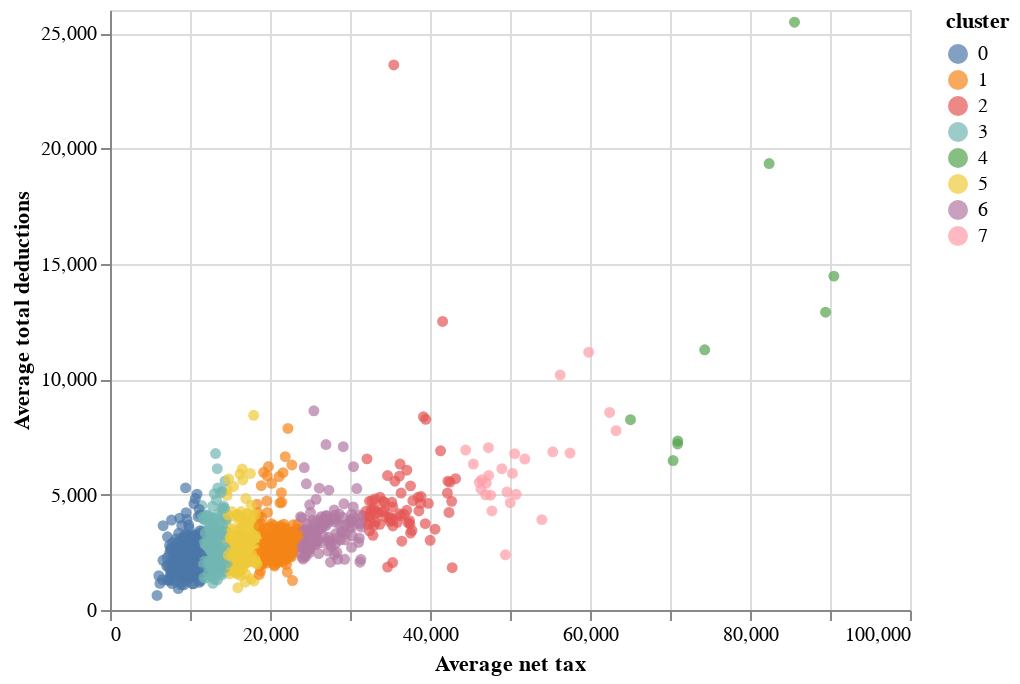

Here is the notebook cell this chart was saved with:
### Code cell
#Now we will specify the type of graph we want, a scatter plot, with the .mark_circle() method and will save it into a new variable called scatter_plot:

scatter_plot = chart.mark_circle()
#Finally, we need to configure our scatter plot by specifying the names of the columns that will be our x- and y-axes on the graph. We also tell the scatter 
#plot to color each point according to its cluster value with the color option:

scatter_plot.encode(x='Average net tax', y='Average total deductions', color='cluster:N')
#Note: You may have noticed that we added :N at the end of the cluster column name. This extra parameter is used in altair to specify the type of value for
# this column. :N means the information contained in this column is categorical. altair automatically defines the color scheme to be used depending on the 
#type of a column.

### Figure 1 — Vega-Lite specification as saved in the notebook (floating-point values rounded to 4 significant figures; data arrays with more than 128 entries replaced by an {"elided": "..."} marker saying what was removed)
{"config": {"view": {"continuousWidth": 400, "continuousHeight": 300}}, "data": {"name": "data-21681db8ed4a72e5870c42f605830dca"}, "mark": "circle", "encoding": {"color": {"type": "nominal", "field": "cluster"}, "x": {"type": "quantitative", "field": "Average net tax"}, "y": {"type": "quantitative", "field": "Average total deductions"}}, "$schema": "https://vega.github.io/schema/vega-lite/v4.8.1.json", "datasets": {"data-21681db8ed4a72e5870c42f605830dca": {"elided": "2473 records"}}}
